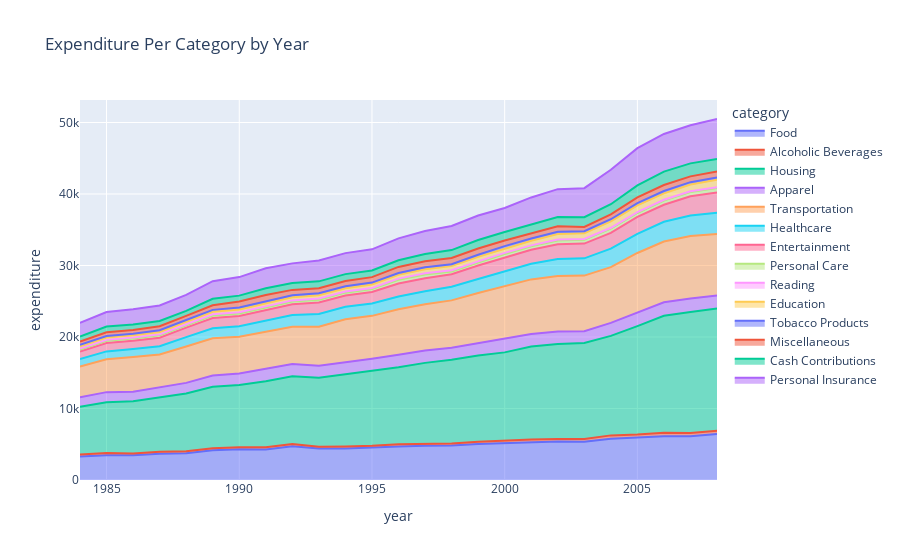

This figure's notebook cell:
### Code cell
import plotly.express as px


 
fig = px.area(expend_df, x="year", y="expenditure",color="category",title="Expenditure Per Category by Year")
 
fig.show()

### Figure 1 — Plotly figure (JSON) as saved in the notebook; plotly's stock layout.template omitted (floating-point values rounded to 4 significant figures)
{"data": [{"fillpattern": {"shape": ""}, "hovertemplate": "category=Food<br>year=%{x}<br>expenditure=%{y}<extra></extra>", "legendgroup": "Food", "line": {"color": "#636efa"}, "marker": {"symbol": "circle"}, "mode": "lines", "name": "Food", "orientation": "v", "showlegend": true, "stackgroup": "1", "type": "scatter", "x": [2008, 2007, 2006, 2005, 2004, 2003, 2002, 2001, 2000, 1999, 1998, 1997, 1996, 1995, 1994, 1993, 1992, 1991, 1990, 1989, 1988, 1987, 1986, 1985, 1984], "xaxis": "x", "y": [6443, 6113, 6111, 5931, 5781, 5340, 5375, 5321, 5158, 5031, 4810, 4801, 4698, 4505, 4411, 4399, 4723, 4271, 4296, 4152, 3748, 3664, 3448, 3477, 3290], "yaxis": "y"}, {"fillpattern": {"shape": ""}, "hovertemplate": "category=Alcoholic Beverages<br>year=%{x}<br>expenditure=%{y}<extra></extra>", "legendgroup": "Alcoholic Beverages", "line": {"color": "#EF553B"}, "marker": {"symbol": "circle"}, "mode": "lines", "name": "Alcoholic Beverages", "orientation": "v", "showlegend": true, "stackgroup": "1", "type": "scatter", "x": [2008, 2007, 2006, 2005, 2004, 2003, 2002, 2001, 2000, 1999, 1998, 1997, 1996, 1995, 1994, 1993, 1992, 1991, 1990, 1989, 1988, 1987, 1986, 1985, 1984], "xaxis": "x", "y": [444, 457, 497, 426, 459, 391, 376, 349, 372, 318, 309, 309, 309, 277, 278, 268, 301, 297, 293, 284, 269, 289, 271, 306, 275], "yaxis": "y"}, {"fillpattern": {"shape": ""}, "hovertemplate": "category=Housing<br>year=%{x}<br>expenditure=%{y}<extra></extra>", "legendgroup": "Housing", "line": {"color": "#00cc96"}, "marker": {"symbol": "circle"}, "mode": "lines", "name": "Housing", "orientation": "v", "showlegend": true, "stackgroup": "1", "type": "scatter", "x": [2008, 2007, 2006, 2005, 2004, 2003, 2002, 2001, 2000, 1999, 1998, 1997, 1996, 1995, 1994, 1993, 1992, 1991, 1990, 1989, 1988, 1987, 1986, 1985, 1984], "xaxis": "x", "y": [17109, 16920, 16366, 15167, 13918, 13432, 13283, 13011, 12319, 12057, 11713, 11272, 10747, 10458, 10106, 9636, 9477, 9252, 8703, 8609, 8079, 7569, 7292, 7087, 6674], "yaxis": "y"}, {"fillpattern": {"shape": ""}, "hovertemplate": "category=Apparel<br>year=%{x}<br>expenditure=%{y}<extra></extra>", "legendgroup": "Apparel", "line": {"color": "#ab63fa"}, "marker": {"symbol": "circle"}, "mode": "lines", "name": "Apparel", "orientation": "v", "showlegend": true, "stackgroup": "1", "type": "scatter", "x": [2008, 2007, 2006, 2005, 2004, 2003, 2002, 2001, 2000, 1999, 1998, 1997, 1996, 1995, 1994, 1993, 1992, 1991, 1990, 1989, 1988, 1987, 1986, 1985, 1984], "xaxis": "x", "y": [1801, 1881, 1874, 1886, 1816, 1640, 1749, 1743, 1856, 1743, 1674, 1729, 1752, 1704, 1644, 1676, 1710, 1735, 1618, 1582, 1489, 1446, 1346, 1420, 1319], "yaxis": "y"}, {"fillpattern": {"shape": ""}, "hovertemplate": "category=Transportation<br>year=%{x}<br>expenditure=%{y}<extra></extra>", "legendgroup": "Transportation", "line": {"color": "#FFA15A"}, "marker": {"symbol": "circle"}, "mode": "lines", "name": "Transportation", "orientation": "v", "showlegend": true, "stackgroup": "1", "type": "scatter", "x": [2008, 2007, 2006, 2005, 2004, 2003, 2002, 2001, 2000, 1999, 1998, 1997, 1996, 1995, 1994, 1993, 1992, 1991, 1990, 1989, 1988, 1987, 1986, 1985, 1984], "xaxis": "x", "y": [8604, 8758, 8508, 8344, 7801, 7781, 7759, 7633, 7417, 7011, 6616, 6457, 6382, 6014, 6044, 5453, 5228, 5151, 5120, 5187, 5093, 4600, 4842, 4587, 4304], "yaxis": "y"}, {"fillpattern": {"shape": ""}, "hovertemplate": "category=Healthcare<br>year=%{x}<br>expenditure=%{y}<extra></extra>", "legendgroup": "Healthcare", "line": {"color": "#19d3f3"}, "marker": {"symbol": "circle"}, "mode": "lines", "name": "Healthcare", "orientation": "v", "showlegend": true, "stackgroup": "1", "type": "scatter", "x": [2008, 2007, 2006, 2005, 2004, 2003, 2002, 2001, 2000, 1999, 1998, 1997, 1996, 1995, 1994, 1993, 1992, 1991, 1990, 1989, 1988, 1987, 1986, 1985, 1984], "xaxis": "x", "y": [2976, 2853, 2766, 2664, 2574, 2416, 2350, 2182, 2066, 1959, 1903, 1841, 1770, 1732, 1755, 1776, 1634, 1554, 1480, 1407, 1298, 1135, 1135, 1108, 1049], "yaxis": "y"}, {"fillpattern": {"shape": ""}, "hovertemplate": "category=Entertainment<br>year=%{x}<br>expenditure=%{y}<extra></extra>", "legendgroup": "Entertainment", "line": {"color": "#FF6692"}, "marker": {"symbol": "circle"}, "mode": "lines", "name": "Entertainment", "orientation": "v", "showlegend": true, "stackgroup": "1", "type": "scatter", "x": [2008, 2007, 2006, 2005, 2004, 2003, 2002, 2001, 2000, 1999, 1998, 1997, 1996, 1995, 1994, 1993, 1992, 1991, 1990, 1989, 1988, 1987, 1986, 1985, 1984], "xaxis": "x", "y": [2835, 2698, 2376, 2388, 2218, 2060, 2079, 1953, 1863, 1891, 1746, 1813, 1834, 1612, 1567, 1626, 1500, 1472, 1422, 1424, 1329, 1193, 1149, 1170, 1055], "yaxis": "y"}, {"fillpattern": {"shape": ""}, "hovertemplate": "category=Personal Care<br>year=%{x}<br>expenditure=%{y}<extra></extra>", "legendgroup": "Personal Care", "line": {"color": "#B6E880"}, "marker": {"symbol": "circle"}, "mode": "lines", "name": "Personal Care", "orientation": "v", "showlegend": true, "stackgroup": "1", "type": "scatter", "x": [2008, 2007, 2006, 2005, 2004, 2003, 2002, 2001, 2000, 1999, 1998, 1997, 1996, 1995, 1994, 1993, 1992, 1991, 1990, 1989, 1988, 1987, 1986, 1985, 1984], "xaxis": "x", "y": [616, 588, 585, 541, 581, 527, 526, 485, 564, 408, 401, 528, 513, 403, 397, 385, 387, 399, 364, 366, 334, 330, 303, 303, 289], "yaxis": "y"}, {"fillpattern": {"shape": ""}, "hovertemplate": "category=Reading<br>year=%{x}<br>expenditure=%{y}<extra></extra>", "legendgroup": "Reading", "line": {"color": "#FF97FF"}, "marker": {"symbol": "circle"}, "mode": "lines", "name": "Reading", "orientation": "v", "showlegend": true, "stackgroup": "1", "type": "scatter", "x": [2008, 2007, 2006, 2005, 2004, 2003, 2002, 2001, 2000, 1999, 1998, 1997, 1996, 1995, 1994, 1993, 1992, 1991, 1990, 1989, 1988, 1987, 1986, 1985, 1984], "xaxis": "x", "y": [116, 118, 117, 126, 130, 127, 139, 141, 146, 159, 161, 164, 159, 162, 165, 166, 162, 163, 153, 157, 150, 142, 140, 141, 132], "yaxis": "y"}, {"fillpattern": {"shape": ""}, "hovertemplate": "category=Education<br>year=%{x}<br>expenditure=%{y}<extra></extra>", "legendgroup": "Education", "line": {"color": "#FECB52"}, "marker": {"symbol": "circle"}, "mode": "lines", "name": "Education", "orientation": "v", "showlegend": true, "stackgroup": "1", "type": "scatter", "x": [2008, 2007, 2006, 2005, 2004, 2003, 2002, 2001, 2000, 1999, 1998, 1997, 1996, 1995, 1994, 1993, 1992, 1991, 1990, 1989, 1988, 1987, 1986, 1985, 1984], "xaxis": "x", "y": [1046, 945, 888, 940, 905, 783, 752, 648, 632, 635, 580, 571, 524, 471, 460, 455, 426, 447, 406, 367, 342, 337, 314, 321, 303], "yaxis": "y"}, {"fillpattern": {"shape": ""}, "hovertemplate": "category=Tobacco Products<br>year=%{x}<br>expenditure=%{y}<extra></extra>", "legendgroup": "Tobacco Products", "line": {"color": "#636efa"}, "marker": {"symbol": "circle"}, "mode": "lines", "name": "Tobacco Products", "orientation": "v", "showlegend": true, "stackgroup": "1", "type": "scatter", "x": [2008, 2007, 2006, 2005, 2004, 2003, 2002, 2001, 2000, 1999, 1998, 1997, 1996, 1995, 1994, 1993, 1992, 1991, 1990, 1989, 1988, 1987, 1986, 1985, 1984], "xaxis": "x", "y": [317, 323, 327, 319, 288, 290, 320, 308, 319, 300, 273, 264, 255, 269, 259, 268, 275, 276, 274, 261, 242, 232, 230, 219, 228], "yaxis": "y"}, {"fillpattern": {"shape": ""}, "hovertemplate": "category=Miscellaneous<br>year=%{x}<br>expenditure=%{y}<extra></extra>", "legendgroup": "Miscellaneous", "line": {"color": "#EF553B"}, "marker": {"symbol": "circle"}, "mode": "lines", "name": "Miscellaneous", "orientation": "v", "showlegend": true, "stackgroup": "1", "type": "scatter", "x": [2008, 2007, 2006, 2005, 2004, 2003, 2002, 2001, 2000, 1999, 1998, 1997, 1996, 1995, 1994, 1993, 1992, 1991, 1990, 1989, 1988, 1987, 1986, 1985, 1984], "xaxis": "x", "y": [840, 808, 846, 808, 690, 606, 792, 750, 776, 867, 860, 847, 855, 766, 749, 715, 765, 860, 842, 643, 578, 562, 522, 529, 451], "yaxis": "y"}, {"fillpattern": {"shape": ""}, "hovertemplate": "category=Cash Contributions<br>year=%{x}<br>expenditure=%{y}<extra></extra>", "legendgroup": "Cash Contributions", "line": {"color": "#00cc96"}, "marker": {"symbol": "circle"}, "mode": "lines", "name": "Cash Contributions", "orientation": "v", "showlegend": true, "stackgroup": "1", "type": "scatter", "x": [2008, 2007, 2006, 2005, 2004, 2003, 2002, 2001, 2000, 1999, 1998, 1997, 1996, 1995, 1994, 1993, 1992, 1991, 1990, 1989, 1988, 1987, 1986, 1985, 1984], "xaxis": "x", "y": [1737, 1821, 1869, 1663, 1408, 1370, 1277, 1258, 1192, 1181, 1109, 1001, 940, 925, 960, 961, 958, 950, 816, 900, 693, 741, 746, 805, 706], "yaxis": "y"}, {"fillpattern": {"shape": ""}, "hovertemplate": "category=Personal Insurance<br>year=%{x}<br>expenditure=%{y}<extra></extra>", "legendgroup": "Personal Insurance", "line": {"color": "#ab63fa"}, "marker": {"symbol": "circle"}, "mode": "lines", "name": "Personal Insurance", "orientation": "v", "showlegend": true, "stackgroup": "1", "type": "scatter", "x": [2008, 2007, 2006, 2005, 2004, 2003, 2002, 2001, 2000, 1999, 1998, 1997, 1996, 1995, 1994, 1993, 1992, 1991, 1990, 1989, 1988, 1987, 1986, 1985, 1984], "xaxis": "x", "y": [5605, 5336, 5270, 5204, 4823, 4055, 3899, 3737, 3365, 3436, 3381, 3223, 3060, 2964, 2938, 2908, 2750, 2787, 2592, 2472, 2249, 2175, 2127, 2016, 1897], "yaxis": "y"}], "layout": {"legend": {"title": {"text": "category"}, "tracegroupgap": 0}, "title": {"text": "Expenditure Per Category by Year"}, "xaxis": {"anchor": "y", "domain": [0, 1], "title": {"text": "year"}}, "yaxis": {"anchor": "x", "domain": [0, 1], "title": {"text": "expenditure"}}}}
